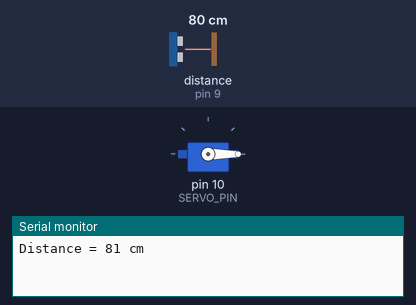
A sketch run on a simulated Arduino Uno, built with avr-gcc and run on an emulated ATmega328P. Parts: servo, the last lines printed to the serial monitor. The test bench sets the inputs (shaded band); at power-on: distance to the obstacle (sensor on pin 9) 80 cm. The echo pulse lasts 58.3 µs per cm.

Above: at 0.05 s.
At 6.05 s:
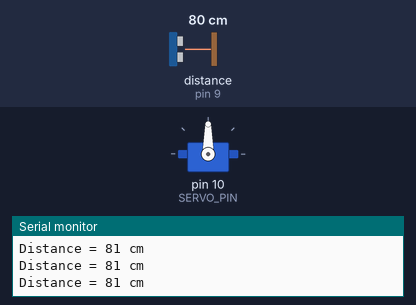
Timing chart, 0 to 7.9 s (numbered marks = the images above):
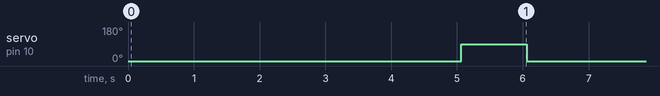

Measured:
- by itself, servo on pin 10 (SERVO_PIN): alternates 90° for 1.0 s and 0° for 5.1 s

The sketch:

DogFoodDispenser.ino
```cpp
// Include NewPing and Servo libraries
#include <NewPing.h>
#include <Servo.h>

// Hook up HC-SR04 with Trig to Arduino Pin 8, Echo to Arduino pin 9
// servo PWM-capable to Arduino pin 10
#define TRIGGER_PIN 8
#define ECHO_PIN 9
#define SERVO_PIN 10

// Maximum distance we want to ping for (in centimeters)
#define MAX_DISTANCE 100

// NewPing setup of pins and maximum distance
NewPing sonar(TRIGGER_PIN, ECHO_PIN, MAX_DISTANCE);

// Create a Servo object to control the servo motor
Servo myServo;

// Class to manage a timer
class MoveTimer {
  unsigned long startTime;
  int duration;  // duration in milliseconds
  bool timer_on;

  public:
    MoveTimer(int t) {
      duration = t * 1000;  // convert to milliseconds
      timer_on = false;
    }

    void start_timer() {
      startTime = millis();
      timer_on = true;
    }

    bool check_timer() {
      if (timer_on && (millis() - startTime >= duration)) {
        return true;  // Timer has elapsed
      }
      return false;  // Timer is still running
    }

    void stop_timer() {
      timer_on = false;
    }

    bool is_running() {
      return timer_on;
    }
};

// Create an instance of MoveTimer with a 5-second duration
MoveTimer timer(5);

void setup() {
  Serial.begin(9600);
  myServo.attach(SERVO_PIN);  // Attach the servo to pin 10 (PWM-capable pin)
  myServo.write(0);           // Initialize servo position to 0 degrees
}

void loop() {
  // Measure distance using sonar
  long dist = sonar.ping_cm();
  Serial.print("Distance = ");
  Serial.print(dist);
  Serial.println(" cm");

  // Check if the timer is running and if it has elapsed
  if (timer.is_running()) {
    if (timer.check_timer()) {
      timer.stop_timer();
      myServo.write(90);  // Move servo to 90 degrees
      delay(1000);        // Hold position for 1 second
      myServo.write(0);   // Return servo to 0 degrees
    }
  }

  // Start timer if distance is greater than 15 cm and timer is not running
  if (dist > 15 && !timer.is_running()) {
    timer.start_timer();
  }

  // Stop the timer if the distance is 15 cm or less
  if (dist <= 15 && timer.is_running()) {
    timer.stop_timer();
  }

  delay(500);  // Delay between measurements
}
```
